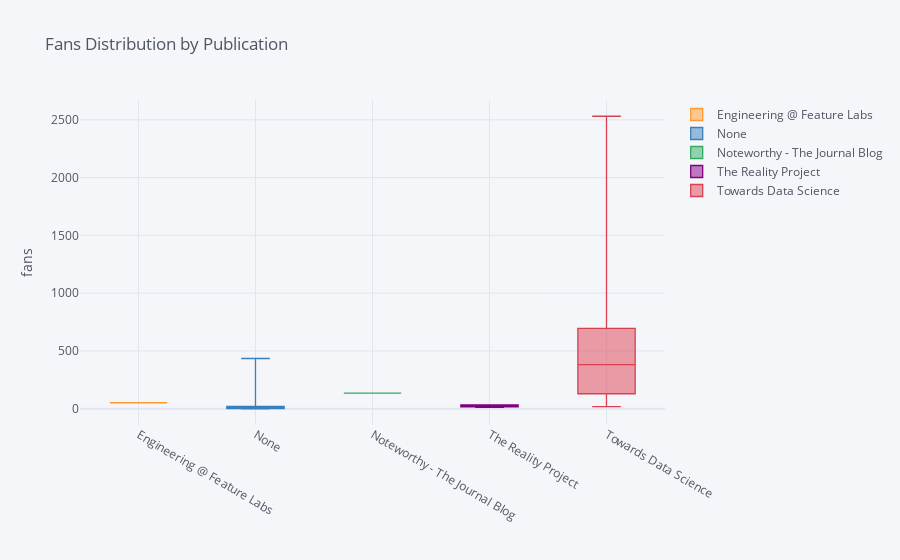
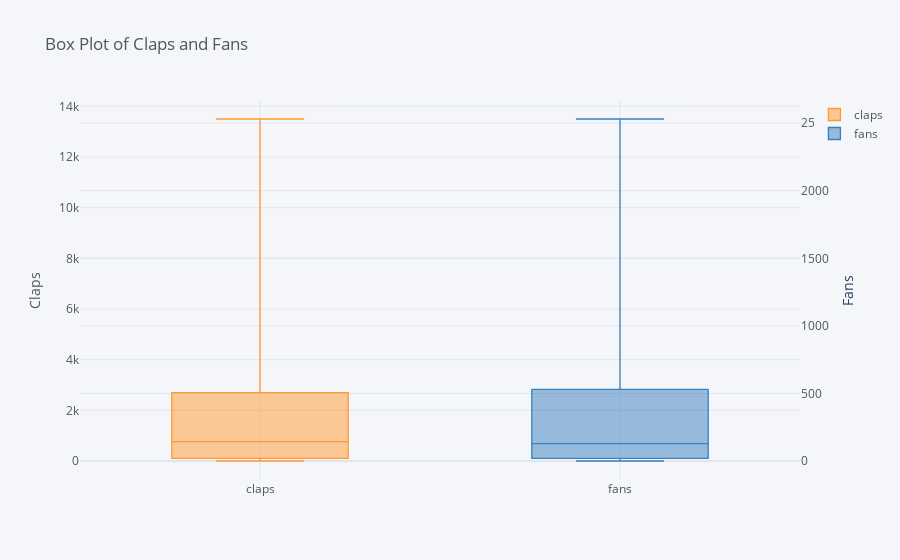
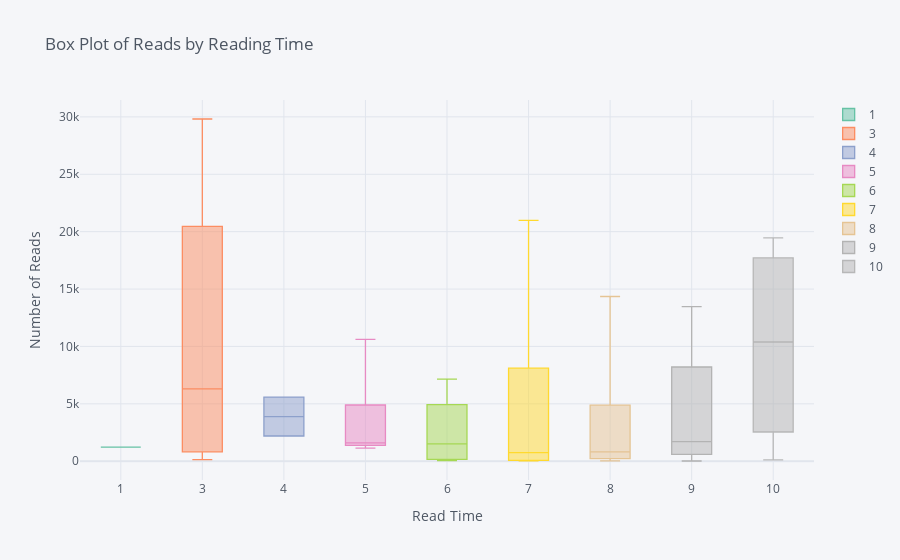

Here is the notebook cell these charts were saved with, in order:
### Code cell
# Boxplot
df.pivot(columns='publication', values='fans').iplot(
        kind='box', yTitle='fans', title='Fans Distribution by Publication')

df[['claps', 'fans']].iplot(
    secondary_y='fans', secondary_y_title='Fans',
    kind='box', yTitle='Claps', title='Box Plot of Claps and Fans')

df[df['read_time'] <= 10].pivot(columns='read_time', values='reads').iplot(
    kind='box', colorscale='set2', xTitle='Read Time', yTitle='Number of Reads',
    title='Box Plot of Reads by Reading Time')

### Figure 1 — Plotly figure (JSON) as saved in the notebook; plotly's stock layout.template omitted (floating-point values rounded to 4 significant figures)
{"data": [{"boxpoints": false, "line": {"width": 1.3}, "marker": {"color": "rgba(255, 153, 51, 1.0)"}, "name": "Engineering @ Feature Labs", "orientation": "v", "type": "box", "y": [null, null, null, null, null, null, null, null, null, null, null, null, null, null, null, null, null, null, null, null, null, null, null, 52, null, null, null, null, null, null, null, null, null, null, null, null, null, null, null, null, null, null, null, null, null, null, null, null, null, null, null, null, null, null, null, null, null, null, null, null, null, null, null, null, null, null, null, null, null, null, null, null, null, null, null, null, null, null, null, null, null, null, null, null, null, null, null, null, null, null, null, null, null, null, null, null, null, null, null, null, null, null, null, null, null, null, null, null, null, null, null, null, null, null, null, null, null, null, null, null, null, null, null, null, null, null]}, {"boxpoints": false, "line": {"width": 1.3}, "marker": {"color": "rgba(55, 128, 191, 1.0)"}, "name": "None", "orientation": "v", "type": "box", "y": [null, null, null, 34, 47, 0, 12, 95, 3, 4, 7, 75, 0, 1, null, null, null, null, null, null, null, null, 0, null, null, null, null, null, null, null, null, null, null, null, null, null, null, null, null, null, null, null, null, null, null, null, null, null, null, null, null, null, null, null, null, null, null, null, null, null, null, null, null, null, null, null, null, null, null, null, null, null, null, 23, null, null, null, null, null, 47, null, null, null, null, null, 4, 6, null, null, null, null, null, null, 3, null, null, null, 2, 3, null, 10, 4, 29, null, 7, null, 17, 11, 2, 2, 17, 13, 54, 71, 0, 435, 1, 0, 3, 2, 20, 19, 0, null, null, 5]}, {"boxpoints": false, "line": {"width": 1.3}, "marker": {"color": "rgba(50, 171, 96, 1.0)"}, "name": "Noteworthy - The Journal Blog", "orientation": "v", "type": "box", "y": [null, null, null, null, null, null, null, null, null, null, null, null, null, null, null, null, null, null, null, null, null, null, null, null, null, null, null, null, null, null, null, null, null, null, null, null, 135, null, null, null, null, null, null, null, null, null, null, null, null, null, null, null, null, null, null, null, null, null, null, null, null, null, null, null, null, null, null, null, null, null, null, null, null, null, null, null, null, null, null, null, null, null, null, null, null, null, null, null, null, null, null, null, null, null, null, null, null, null, null, null, null, null, null, null, null, null, null, null, null, null, null, null, null, null, null, null, null, null, null, null, null, null, null, null, null, null]}, {"boxpoints": false, "line": {"width": 1.3}, "marker": {"color": "rgba(128, 0, 128, 1.0)"}, "name": "The Reality Project", "orientation": "v", "type": "box", "y": [34, 29, 13, null, null, null, null, null, null, null, null, null, null, null, null, null, null, null, null, null, null, null, null, null, null, null, null, null, null, null, null, null, null, null, null, null, null, null, null, null, null, null, null, null, null, null, null, null, null, null, null, null, null, null, null, null, null, null, null, null, null, null, null, null, null, null, null, null, null, null, null, null, null, null, null, null, null, null, null, null, null, null, null, null, null, null, null, null, null, null, null, null, null, null, null, null, null, null, null, null, null, null, null, null, null, null, null, null, null, null, null, null, null, null, null, null, null, null, null, null, null, null, null, null, null, null]}, {"boxpoints": false, "line": {"width": 1.3}, "marker": {"color": "rgba(219, 64, 82, 1.0)"}, "name": "Towards Data Science", "orientation": "v", "type": "box", "y": [null, null, null, null, null, null, null, null, null, null, null, null, null, null, 115, 158, 235, 97, 83, 798, 387, 493, null, null, 111, 174, 100, 588, 173, 295, 579, 119, 113, 640, 143, 541, null, 357, 649, 32, 121, 530, 576, 206, 116, 655, 771, 114, 226, 434, 104, 129, 378, 421, 131, 1177, 1825, 461, 1184, 65, 474, 841, 2531, 829, 266, 227, 549, 1629, 548, 1179, 1271, 200, 607, null, 128, 252, 188, 1076, 74, null, 2226, 737, 329, 174, 288, null, null, 902, 208, 510, 951, 1510, 549, null, 892, 18, 392, null, null, 112, null, null, null, 45, null, 939, null, null, null, null, null, null, null, null, null, null, null, null, null, null, null, null, null, 43, 861, null]}], "layout": {"legend": {"bgcolor": "#F5F6F9", "font": {"color": "#4D5663"}}, "paper_bgcolor": "#F5F6F9", "plot_bgcolor": "#F5F6F9", "title": {"font": {"color": "#4D5663"}, "text": "Fans Distribution by Publication"}, "xaxis": {"gridcolor": "#E1E5ED", "showgrid": true, "tickfont": {"color": "#4D5663"}, "title": {"font": {"color": "#4D5663"}, "text": ""}, "zerolinecolor": "#E1E5ED"}, "yaxis": {"gridcolor": "#E1E5ED", "showgrid": true, "tickfont": {"color": "#4D5663"}, "title": {"font": {"color": "#4D5663"}, "text": "fans"}, "zerolinecolor": "#E1E5ED"}}}

### Figure 2 — Plotly figure (JSON) as saved in the notebook; plotly's stock layout.template omitted (floating-point values rounded to 4 significant figures)
{"data": [{"boxpoints": false, "line": {"width": 1.3}, "marker": {"color": "rgba(255, 153, 51, 1.0)"}, "name": "claps", "orientation": "v", "type": "box", "y": [2, 18, 50, 0, 0, 0, 73, 234, 2, 0, 682, 58, 5, 7, 87, 23, 4, 113, 8, 17, 8, 4800, 2700, 72, 123, 857, 186, 11, 119, 2000, 4100, 59, 2700, 77, 14, 7000, 1200, 275, 1600, 1600, 1000, 4300, 4980, 12900, 223, 4900, 101, 5900, 548, 895, 6700, 6500, 2700, 1100, 2900, 2600, 2800, 5300, 1300, 1000, 7900, 364, 13500, 4100, 2200, 3900, 6300, 8200, 1300, 5400, 2300, 2700, 2100, 707, 650, 2700, 4100, 822, 830, 3700, 653, 657, 1100, 2800, 3100, 792, 222, 3300, 315, 2500, 976, 2000, 1000, 3200, 651, 2300, 809, 745, 587, 818, 2200, 1300, 630, 2600, 2000, 3600, 440, 728, 893, 205, 529, 121, 361, 31, 0, 24, 0, 5, 6, 0, 424, 443, 412, 329, 309, 75]}, {"boxpoints": false, "line": {"width": 1.3}, "marker": {"color": "rgba(55, 128, 191, 1.0)"}, "name": "fans", "orientation": "v", "type": "box", "xaxis": "x", "y": [2, 3, 19, 0, 0, 0, 20, 54, 2, 1, 71, 13, 5, 2, 17, 17, 4, 29, 3, 7, 2, 861, 435, 10, 11, 112, 45, 3, 43, 392, 892, 4, 549, 18, 6, 1510, 208, 47, 288, 329, 174, 737, 902, 2226, 74, 939, 23, 1076, 128, 188, 1271, 1179, 510, 200, 548, 549, 607, 951, 266, 227, 1629, 65, 2531, 829, 474, 841, 1184, 1825, 252, 1177, 378, 461, 434, 114, 129, 421, 655, 104, 226, 771, 131, 116, 206, 530, 576, 121, 32, 649, 52, 541, 143, 357, 135, 640, 119, 579, 113, 111, 100, 174, 588, 295, 173, 493, 387, 798, 115, 95, 235, 34, 158, 12, 47, 7, 0, 4, 0, 1, 3, 0, 75, 97, 83, 34, 29, 13], "yaxis": "y2"}], "layout": {"legend": {"bgcolor": "#F5F6F9", "font": {"color": "#4D5663"}}, "paper_bgcolor": "#F5F6F9", "plot_bgcolor": "#F5F6F9", "title": {"font": {"color": "#4D5663"}, "text": "Box Plot of Claps and Fans"}, "xaxis": {"gridcolor": "#E1E5ED", "showgrid": true, "tickfont": {"color": "#4D5663"}, "title": {"font": {"color": "#4D5663"}, "text": ""}, "zerolinecolor": "#E1E5ED"}, "yaxis": {"gridcolor": "#E1E5ED", "showgrid": true, "tickfont": {"color": "#4D5663"}, "title": {"font": {"color": "#4D5663"}, "text": "Claps"}, "zerolinecolor": "#E1E5ED"}, "yaxis2": {"anchor": "x", "gridcolor": "#E1E5ED", "overlaying": "y", "showgrid": true, "side": "right", "tickfont": {"color": "#4D5663"}, "title": {"text": "Fans"}, "zerolinecolor": "#E1E5ED"}}}

### Figure 3 — Plotly figure (JSON) as saved in the notebook; plotly's stock layout.template omitted (floating-point values rounded to 4 significant figures)
{"data": [{"boxpoints": false, "line": {"width": 1.3}, "marker": {"color": "rgba(102, 194, 165, 1.0)"}, "name": "1", "orientation": "v", "type": "box", "y": [null, null, null, null, null, null, null, null, null, null, null, null, null, null, null, null, null, null, null, null, null, null, null, null, null, null, 1229, null, null, null, null, null, null, null, null, null, null, null, null, null, null, null, null, null, null, null, null, null, null, null, null, null, null, null, null, null, null, null, null, null, null, null, null, null]}, {"boxpoints": false, "line": {"width": 1.3}, "marker": {"color": "rgba(252, 141, 98, 1.0)"}, "name": "3", "orientation": "v", "type": "box", "y": [null, null, null, null, null, null, null, null, null, null, null, null, null, null, null, null, null, null, null, null, null, null, null, null, null, null, null, null, 11093, null, null, null, null, 1497, null, null, null, null, null, null, 132, null, null, null, null, null, 29814, null, null, null, null, null, null, null, null, null, null, null, null, null, null, null, null, null]}, {"boxpoints": false, "line": {"width": 1.3}, "marker": {"color": "rgba(141, 160, 203, 1.0)"}, "name": "4", "orientation": "v", "type": "box", "y": [null, null, null, null, null, null, null, null, null, null, null, null, null, null, null, null, null, null, null, null, null, null, null, null, null, null, null, null, null, null, null, null, null, null, null, null, null, null, null, null, null, null, 5588, null, null, null, null, null, null, 2197, null, null, null, null, null, null, null, null, null, null, null, null, null, null]}, {"boxpoints": false, "line": {"width": 1.3}, "marker": {"color": "rgba(231, 138, 195, 1.0)"}, "name": "5", "orientation": "v", "type": "box", "y": [null, null, null, null, null, null, null, 1598, null, null, 10617, null, null, null, null, null, null, null, null, null, null, null, null, null, 1472, null, null, null, null, null, null, null, null, null, null, null, null, null, null, null, null, null, null, null, null, null, null, null, null, null, null, null, null, null, null, 1136, 2992, null, null, null, null, null, null, null]}, {"boxpoints": false, "line": {"width": 1.3}, "marker": {"color": "rgba(166, 216, 84, 1.0)"}, "name": "6", "orientation": "v", "type": "box", "y": [164, null, null, null, null, 393, null, null, null, null, null, null, null, 2408, null, null, null, 4933, 1282, null, null, null, null, null, null, null, null, null, null, null, 1745, null, null, null, null, null, null, null, null, null, null, null, null, null, 1283, null, null, 7157, 6670, null, 62, 57, null, 6843, null, null, null, null, 70, null, 2381, null, null, null]}, {"boxpoints": false, "line": {"width": 1.3}, "marker": {"color": "rgba(255, 217, 47, 1.0)"}, "name": "7", "orientation": "v", "type": "box", "y": [null, null, null, null, null, null, 1055, null, null, null, null, null, null, null, null, null, 8110, null, null, null, null, null, null, null, null, null, null, null, null, null, null, null, null, null, null, null, 20976, null, null, null, null, null, null, null, null, 452, null, null, null, null, null, null, null, null, null, null, null, null, null, null, null, 41, 68, null]}, {"boxpoints": false, "line": {"width": 1.3}, "marker": {"color": "rgba(229, 196, 148, 1.0)"}, "name": "8", "orientation": "v", "type": "box", "y": [null, null, 144, 315, 62, null, null, null, null, 521, null, 4260, null, null, null, 1122, null, null, null, null, 7162, null, null, 306, null, null, null, 5500, null, null, null, null, null, null, null, null, null, null, null, 14349, null, 1986, null, null, null, null, null, null, null, null, null, null, null, null, null, null, null, 23, null, null, null, null, null, null]}, {"boxpoints": false, "line": {"width": 1.3}, "marker": {"color": "rgba(179, 179, 179, 1.0)"}, "name": "9", "orientation": "v", "type": "box", "y": [null, null, null, null, null, null, null, null, 2852, null, null, null, 756, null, 1704, null, null, null, null, 1223, null, 540, null, null, null, null, null, null, null, null, null, null, 8029, null, 8268, null, null, 13463, null, null, null, null, null, 10996, null, null, null, null, null, null, null, null, null, null, null, null, null, null, null, 59, null, null, null, 19]}, {"boxpoints": false, "line": {"width": 1.3}, "marker": {"color": "rgba(179, 179, 179, 0.8999999999999999)"}, "name": "10", "orientation": "v", "type": "box", "y": [null, 115, null, null, null, null, null, null, null, null, null, null, null, null, null, null, null, null, null, null, null, null, 3041, null, null, 3950, null, null, null, 1057, null, 19464, null, null, null, 17454, null, null, 10385, null, null, null, null, null, null, null, null, null, null, null, null, null, 14073, null, 18525, null, null, null, null, null, null, null, null, null]}], "layout": {"legend": {"bgcolor": "#F5F6F9", "font": {"color": "#4D5663"}}, "paper_bgcolor": "#F5F6F9", "plot_bgcolor": "#F5F6F9", "title": {"font": {"color": "#4D5663"}, "text": "Box Plot of Reads by Reading Time"}, "xaxis": {"gridcolor": "#E1E5ED", "showgrid": true, "tickfont": {"color": "#4D5663"}, "title": {"font": {"color": "#4D5663"}, "text": "Read Time"}, "zerolinecolor": "#E1E5ED"}, "yaxis": {"gridcolor": "#E1E5ED", "showgrid": true, "tickfont": {"color": "#4D5663"}, "title": {"font": {"color": "#4D5663"}, "text": "Number of Reads"}, "zerolinecolor": "#E1E5ED"}}}
